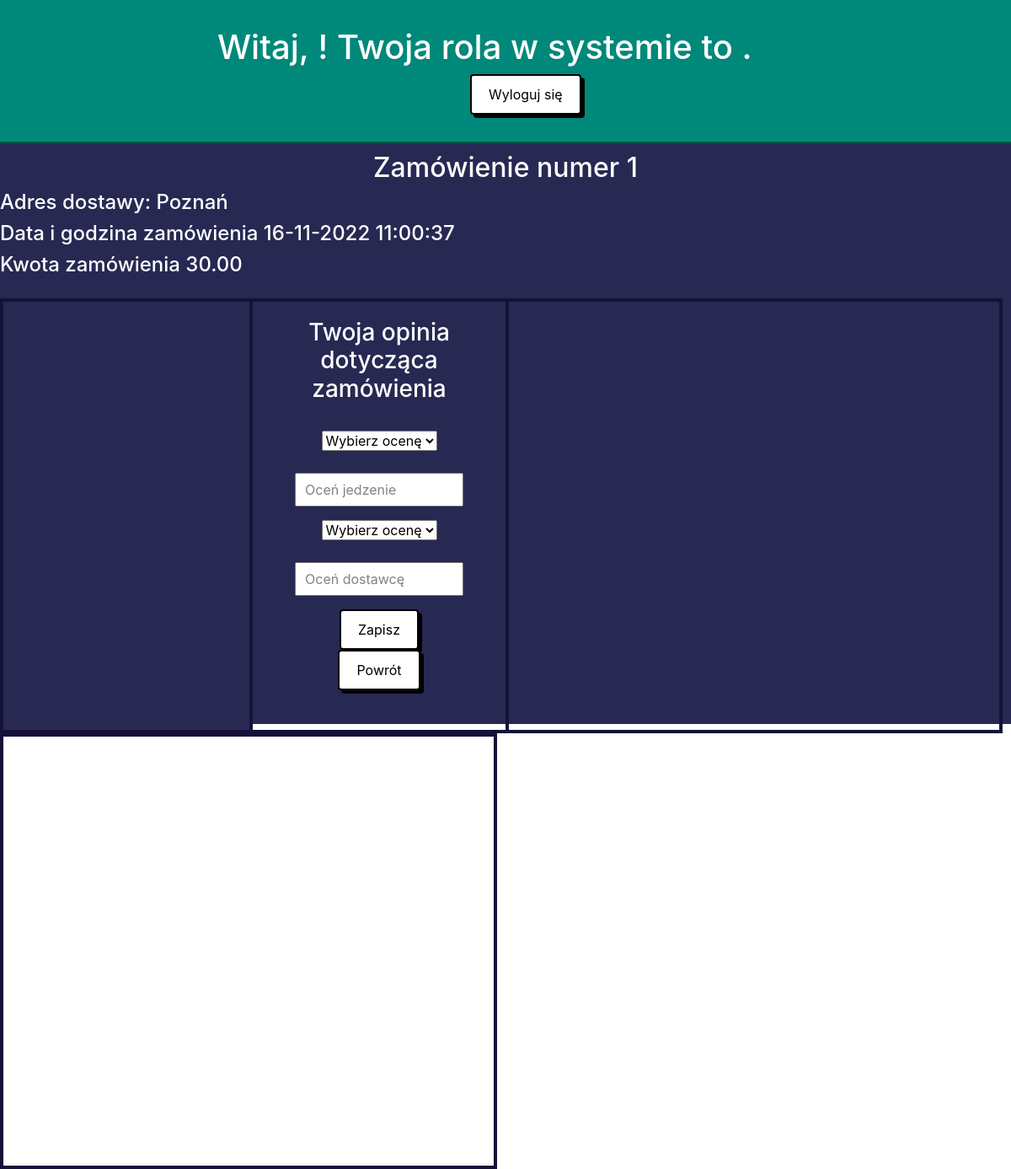
Screenshot of /dashboard/order/1/review with the database file from the repository.
### app/models.py (models this page shows)
class Order(models.Model):
    order_status = models.CharField(max_length=50, choices=ORDER_STATUS, default='awaiting')
    restaurant_acceptance = models.CharField(max_length=30, choices=ACCEPTANCE_DECISION, default='awaiting')
    supplier_acceptance = models.CharField(max_length=30, choices=ACCEPTANCE_DECISION, default='awaiting')
    ordered_user = models.ForeignKey('CustomUser', null=True, related_name="ordered_user", on_delete=models.DO_NOTHING)
    delivery_address = models.CharField(max_length=60, null=True)
    restaurant = models.ForeignKey('Restaurant', null=True, on_delete=models.DO_NOTHING)
    supplier = models.ForeignKey('CustomUser', null=True, related_name='supplier', on_delete=models.DO_NOTHING)
    created_on = models.DateTimeField(auto_now_add=True)
    price = models.DecimalField(max_digits=7, decimal_places=2)
    items = models.ManyToManyField('Dish', related_name='order', blank=True)
    review = models.ForeignKey('Review', null=True, on_delete=models.DO_NOTHING)

### app/views.py (the view)
# urls.py: path('dashboard/order/<int:order_id>/review', views.displayReview, name='display_review'),
def displayReview(request, order_id):
    args = {}
    order = Order.objects.get(id=order_id)
    args['order'] = order
    if order.review_id != None:
        args['review'] = Review.objects.get(id=order.review_id)
        args['is_reviewed'] = True
    if request.method == 'POST':
        review_form = ReviewForm(request.POST)
        review_form = review_form.save(False)
        review_form.save()
        order.review = review_form
        order.save()
        link = 'http://127.0.0.1:8000/dashboard/order/' + str(order_id)
        return HttpResponseRedirect(request.GET.get('next', link))
    else:
        args['form'] = ReviewForm()
        return render(request, 'order_review_customer.html', args)

### app/forms.py
class ReviewForm(forms.ModelForm):
    class Meta:
        model = Review
        fields = ['restaurant_rate', 'restaurant_rate_desc', 'supplier_rate', 'supplier_rate_desc']
    restaurant_rate = forms.CharField(max_length=30, widget=forms.Select(choices=REVIEW_RATE))
    restaurant_rate_desc = forms.CharField(max_length=200, widget=forms.TextInput(attrs={'placeholder': 'Oceń jedzenie'}))
    supplier_rate = forms.CharField(max_length=30, widget=forms.Select(choices=REVIEW_RATE))
    supplier_rate_desc = forms.CharField(max_length=200, widget=forms.TextInput(attrs={'placeholder': 'Oceń dostawcę'}))

### app/templates/order_review_customer.html (shortened to what this page needs)
{% load static %}
<!doctype html>
<html lang="en">
<head>
  <link rel="stylesheet" href="{% static 'css/style.css' %}">
  <link rel="stylesheet" href="https://stackpath.bootstrapcdn.com/bootstrap/4.3.1/css/bootstrap.min.css">
</head>
<body>
<div id="dashboard-header">
        <h1>Witaj, {{ user_name }}! Twoja rola w systemie to {{ user.get_user_role_display }}.</h1>
        <a class="reg-log-button" href="http://127.0.0.1:8000/logout/"><button>Wyloguj się</button></a>
    </div>
<div id = "main-content">
  <h2>Zamówienie numer {{ order.id }}</h2>
    <div class="details">
  <h4>Adres dostawy: {{ order.delivery_address }}</h4>
  <h4>Data i godzina zamówienia {{ order.created_on|date:'d-m-Y H:i:s' }}</h4>
  <h4>Kwota zamówienia {{ order.price }}</h4>
    </div>
<div id="awaiting-orders-container">
</div>
<div id="order-details">
    {% if is_reviewed == True %}
      <h4>Twoja opinia</h4>
      <p>Ocena restauracji: {{ review.get_restaurant_rate_display }}</p>
      <p>Szczegóły: {{ review.restaurant_rate_desc }}</p>
      <p>Ocena dostawcy: {{ review.get_supplier_rate_display }}</p>
      <p>Szczegóły: {{ review.supplier_rate_desc }}</p>
    {% else %}
      <form method="post" class="box">
            <h3>Twoja opinia dotycząca zamówienia</h3>
            {% for field in form %}
              <p>
                {{ field }}
              </p>
            {% endfor %}
          <a class="reg-log-button"><button type="submit">Zapisz</button></a>
      </form>
      {% endif %}
      <a class="reg-log-button" href="/dashboard/order/{{ order.id }}"><button>Powrót</button></a>
    </div>
  {% if order.restaurant_acceptance == 'accepted' %}
        <div id="chat-container">
        </div>
    {% endif %}
    <div id="chat-container">
    </div>
</div>
</body>
</html>

### app/static/css/style.css (style rules this page uses)
body { margin: 0; padding: 0; color: white; background-color: #272953; }
.reg-log-button > button { border: 2px solid black; background-color: #FFFFFF; box-shadow: 4px 4px black; padding-left: 20px; padding-right: 20px; padding-top: 10px; padding-bottom: 10px; border-radius: 4px; }
.box > p > input { width:200px; height: 40px; padding-left: 10px; margin-top: 10px; }
.box > p > input::placeholder { width:200px; height: 40px; color: #828282; }
#dashboard-header { padding-left: 21.5vw; padding-top: 4vh; padding-bottom: 4vh; background-color: #00887A; border-bottom: 2px solid #005546; color: white; }
#dashboard-header > h1 { float: left; }
#dashboard-header > .reg-log-button { margin-left: 300px; }
#chat-container { display: inline-block; width: 50%; }
#main-content { background-color: #272953; color: white; height: 86.1vh; }
#main-content > .details { padding-bottom: 17px; }
#main-content > h2 { padding-top: 10px; text-align: center; }
#awaiting-orders-container { width: 25vw; float: left; background-color: #272953; padding-bottom: 20px; border: 4px solid #16113A; height: 75%; overflow-x: auto; }
#chat-container { float: left; width: 49.2vw; padding-bottom: 20px; border: 4px solid #16113A; height: 75%; }
#order-details { padding-top: 20px; float: left; width: 25%; text-align: center; border-top: 4px solid #16113A; border-bottom: 4px solid #16113A; height: 75%; }
a > button { cursor: pointer; }

### rows the page displays
Order: id "1", delivery_address "Poznań", created_on "16-11-2022 11:00:37", price "30.00"
